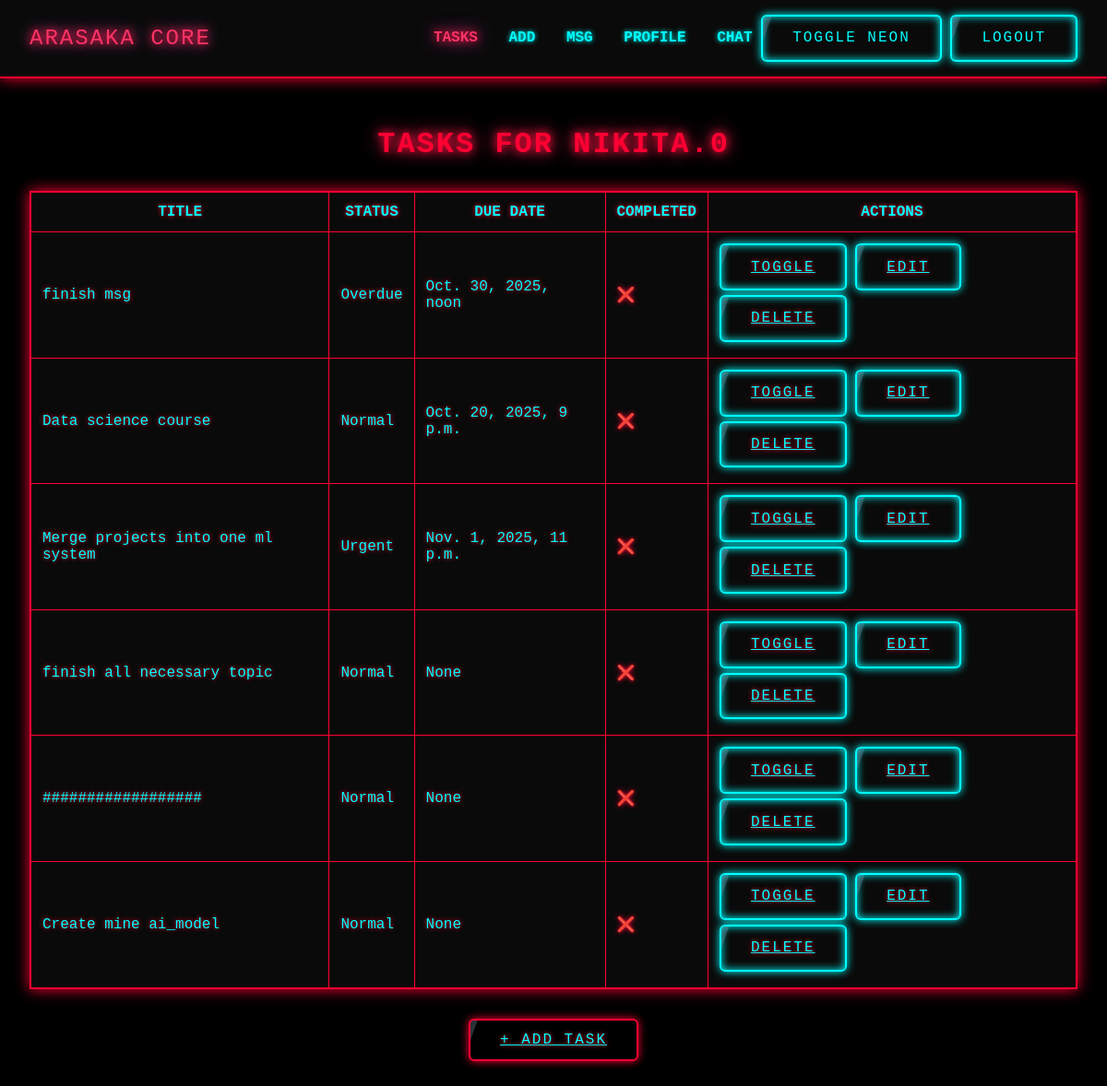
Page /tasks/ (signed in) on the committed database.
### tasks/models.py (models this page shows, shortened)
class Task(models.Model):
    STATUS_CHOICES = [
        ('normal', 'Normal'),
        ('urgent', 'Urgent'),
        ('overdue', 'Overdue'),
    ]
    title = models.CharField(max_length=200)
    description = models.TextField(blank=True)
    due_date = models.DateTimeField(null=True, blank=True)
    completed = models.BooleanField(default=False)
    status = models.CharField(max_length=10, choices=STATUS_CHOICES, default='normal')
    user = models.ForeignKey(User, on_delete=models.CASCADE)

### tasks/views.py (the view)
# urls.py: path('', task_list, name='task_list'),
@login_required
def task_list(request):
    tasks = Task.objects.filter(user=request.user)
    return render(request, 'tasks/task_list.html', {'tasks': tasks})

### tasks/templates/tasks/task_list.html
{% extends 'base.html' %}
{% load static %}
{% block content %}
<div class="task-container" style="padding:2rem;">
    <h1 class="glitch-transition"
        style="text-align:center;margin-bottom:2rem;color:#ff0033;text-shadow:0 0 10px #ff0033,0 0 20px #ff3366;">
        TASKS FOR NIKITA.0
    </h1>
    <table class="task-table" style="width:100%;border:2px solid #ff0033;box-shadow:0 0 15px #ff0033;">
        <thead>
            <tr style="color:#0ff;text-transform:uppercase;">
                <th>Title</th>
                <th>Status</th>
                <th>Due date</th>
                <th>Completed</th>
                <th>Actions</th>
            </tr>
        </thead>
        <tbody>
            {% for task in tasks %}
            <tr>
                <td>{{ task.title }}</td>
                <td>{{ task.get_status_display }}</td>
                <td>{{ task.due_date }}</td>
                <td>
                    {% if task.completed %}
                        ✅
                    {% else %}
                        ❌
                    {% endif %}
                </td>
                <td>
                    <a href="{% url 'task_toggle' task.id %}" class="btn-cyber">Toggle</a>
                    <a href="{% url 'task_edit' task.id %}" class="btn-cyber">Edit</a>
                    <a href="{% url 'task_delete' task.id %}" class="btn-cyber">Delete</a>
                </td>
            </tr>
            {% empty %}
            <tr>
                <td colspan="5" style="text-align:center;color:#ff0033;text-shadow:0 0 10px #ff0033;">
                    NO TASKS YET. ADD ONE!
                </td>
            </tr>
            {% endfor %}
        </tbody>
    </table>
    <div style="margin-top:2rem;text-align:center;">
        <a href="{% url 'add_task' %}"
           class="btn-cyber"
           style="border:2px solid #ff0033;color:#0ff;padding:0.75rem 2rem;text-transform:uppercase;box-shadow:0 0 10px #ff0033;">
           + ADD TASK
        </a>
    </div>
</div>
{% endblock %}

### tasks/templates/base.html (shortened to what this page needs)
{% load static %}
<!DOCTYPE html>
<html lang="en">
<head>
    <link rel="stylesheet" href="{% static 'css/cyberpunk.css' %}">
</head>
<body>
{% if request.resolver_match %}
    {% if request.resolver_match.url_name not in 'login register logout' %}
        <nav class="cyber-panel">
            <div class="panel-left">
                <div class="logo-glitch">ARASAKA CORE</div>
            </div>
            <div class="panel-right">
                <a href="{% url 'task_list' %}"
                   class="{% if request.resolver_match.url_name == 'task_list' %}active{% endif %}">
                   Tasks
                </a>
                <a href="{% url 'add_task' %}"
                   class="{% if request.resolver_match.url_name == 'add_task' %}active{% endif %}">
                   Add
                </a>
                <a href="#" class="disabled">Msg</a>
                <a href="{% url 'profile' %}"
                   class="{% if request.resolver_match.url_name == 'profile' %}active{% endif %}">
                   Profile
                </a>
                <a href="#"
                   class="{% if request.resolver_match.url_name == 'profile' %}active{% endif %}">
                    Chat
                </a>
                <button id="theme-toggle" class="btn-cyber">Toggle Neon</button>
                {% if user.is_authenticated %}
                    <form action="{% url 'logout' %}" method="post" style="display:inline;">
                        <button type="submit" class="btn-cyber">Logout</button>
                    </form>
                {% else %}
                    <a href="{% url 'login' %}">Login</a>
                    <a href="{% url 'register' %}">Register</a>
                {% endif %}
            </div>
        </nav>
    {% endif %}
{% endif %}
<div class="content">
    {% block content %}{% endblock %}
</div>
</body>
</html>

### arasaka_core/static/css/cyberpunk.css (style rules this page uses)
body { background-color: #000; color: #ccc; font-family: 'Share Tech Mono', 'Consolas', monospace; margin: 0; padding: 0; text-shadow: 0 0 5px #ff0033; }
h1, h2, h3 { color: #ff3366; text-shadow: 0 0 8px #ff0033, 0 0 16px #ff66cc; letter-spacing: 2px; text-transform: uppercase; animation: pulse 2s infinite; }
.cyber-panel { display: flex; justify-content: space-between; align-items: center; background: #0a0a0a; border-bottom: 2px solid #ff0033; padding: 1rem 2rem; box-shadow: 0 0 15px #ff0033; font-family: 'Share Tech Mono', monospace; position: sticky; top: 0; z-index: 100; }
.panel-left .logo-glitch { color: #ff3366; font-size: 1.5rem; text-shadow: 0 0 8px #ff0033, 0 0 16px #ff66cc; animation: pulse 2s infinite; letter-spacing: 2px; }
.panel-right a { margin-left: 1.5rem; color: #0ff; text-decoration: none; text-transform: uppercase; font-weight: bold; transition: all 0.3s ease; text-shadow: 0 0 5px #0ff; position: relative; }
.panel-right a::after { content: ''; position: absolute; bottom: -4px; left: 0; width: 0%; height: 2px; background: #ff0033; transition: width 0.3s ease; }
.panel-right a.active { color: #ff3366; text-shadow: 0 0 10px #ff0033, 0 0 20px #ff66cc; animation: glitch 0.4s infinite; }
.btn-cyber { display: inline-block; padding: 0.9rem 2rem; border: 2px solid #0ff; background: transparent; color: #0ff; font-family: 'Share Tech Mono', monospace; font-size: 1rem; text-transform: uppercase; letter-spacing: 2px; cursor: pointer; border-radius: 6px; text-align: center; position: relative; overflow: hidden; transition: all 0.3s ease; box-shadow: 0 0 10px #0ff, inset 0 0 10px #0ff; }
.btn-cyber::before, .btn-cyber::after { content: ''; position: absolute; top: 0; left: -100%; width: 100%; height: 100%; background: rgba(255, 0, 51, 0.2); transform: skewX(-20deg); }
.btn-cyber::before { animation: glitch-slide 2s infinite; }
.btn-cyber::after { animation: glitch-slide 3s infinite; background: rgba(0, 255, 255, 0.2); }
.task-table { width: 100%; border-collapse: collapse; background: #0a0a0a; color: #0ff; font-family: 'Courier New', monospace; }
.task-table th, .task-table td { border: 1px solid #ff0033; padding: 0.75rem; }

### rows in the picture
Task: title "finish msg", status "Overdue", due_date "Oct. 30, 2025, noon"
Task: title "Data science course", status "Normal", due_date "Oct. 20, 2025, 9 p.m."
Task: title "Merge projects into one ml system", status "Urgent", due_date "Nov. 1, 2025, 11 p.m."
Task: title "finish all necessary topic", status "Normal", due_date "None"
Task: title "##################", status "Normal", due_date "None"
Task: title "Create mine ai_model", status "Normal", due_date "None"
